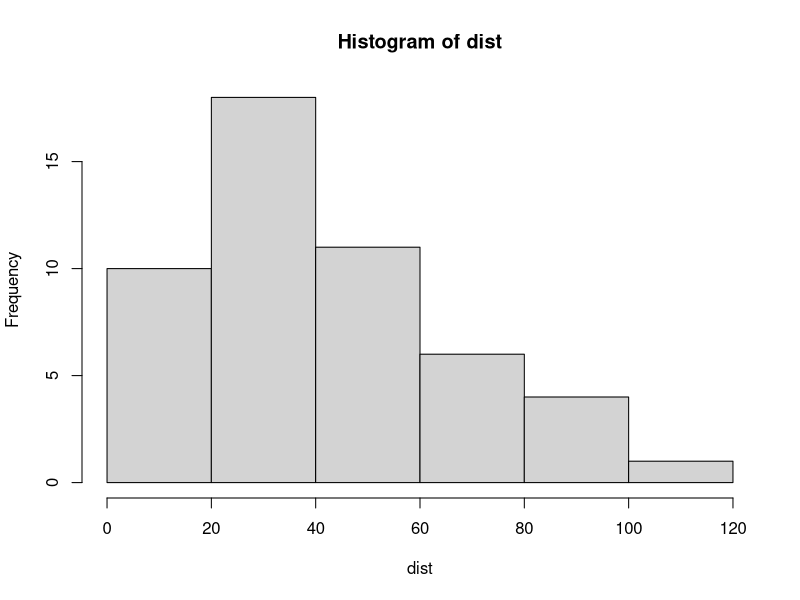

This chart was generated by the following R code:
## ---- chunk 1
head(cars)
## ---- chunk 2
attach(cars) # Using this command is poor style.  We will avoid it in the future.
## ---- chunk 3
hist(dist) # Histogram of stopping distance
